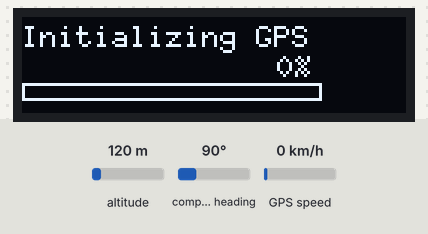
Recording of a sketch running on a simulated ESP32. Parts: 128×32 one-colour display. The test bench sets the inputs (shaded band); at power-on: altitude 120 m, compass heading 90°, GPS speed 0 km/h. The GPS gets a fix after 3 s at 37.7749, -122.4194 with 8 satellites; what the sketch prints to the serial monitor is not drawn.

Above: at 0.1 s.
At 0.7 s:
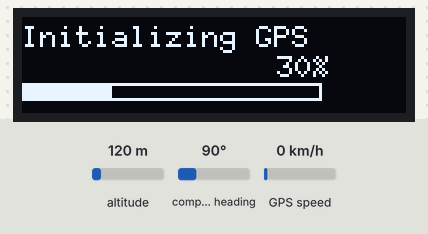
At 1.2 s:
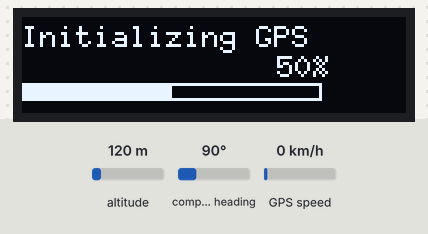
At 1.6 s:
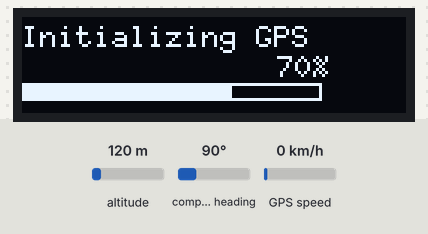
At 2.2 s:
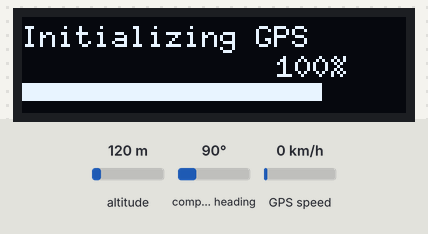
At 5.4 s:
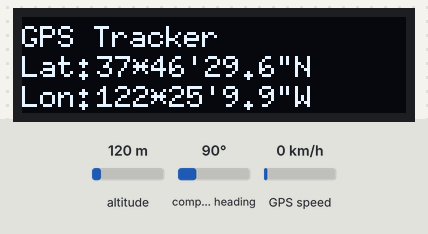

Measured:
- what the display in image 4 shows lasts 3.2 s, from 2.2 s to 5.4 s

The sketch:

GPS_OLED_091.ino
```cpp
// Adafruit Feather ESP32 with GPS FeatherWing and OLED Display
// Display GPS coordinates in DMS format on OLED

// https://cdn-learn.adafruit.com/assets/assets/000/133/601/large1024/wireless_Adafruit_HUZZAH32_ESP32_Feather_Pinout.png?1731518773

/* Pinout

GPS Featherwing sets on top of feather

DSD Tech I2C OLED 0.91 - Feather
GND - GND (GND)
VCC - 3.3V (3V)
SDA - SDA (GPIO 23)
SCL - SCL (GPIO 22)

*/

#include <Wire.h>
#include <U8g2lib.h>
#include <Adafruit_GPS.h>

// OLED Display setup
U8G2_SSD1306_128X32_UNIVISION_F_SW_I2C u8g2(U8G2_R0, /* clock=*/ SCL, /* data=*/ SDA);

// GPS setup
#define GPSSerial Serial1
Adafruit_GPS GPS(&GPSSerial);
#define GPSECHO false

uint32_t timer = millis();
bool gpsDataUpdated = false;

// Function to convert decimal degrees to degrees, minutes, seconds
void convertToDMS(float decimal_degrees, int &degrees, int &minutes, float &seconds) {
  degrees = (int)decimal_degrees;
  float temp = (decimal_degrees - degrees) * 60;
  minutes = (int)temp;
  seconds = (temp - minutes) * 60;
}

// Function to format coordinates as string
String formatCoordinate(float coordinate, char hemisphere) {
  int deg, min;
  float sec;
  convertToDMS(coordinate, deg, min, sec);

  // Use asterisk instead of degree symbol to avoid encoding issues
  String result = String(deg) + "*" + String(min) + "'" + String(sec, 1) + "\"" + String(hemisphere);
  return result;
}

// Function to display GPS data on OLED
void updateDisplay() {
  u8g2.clearBuffer();
  u8g2.setFont(u8g2_font_6x10_tf);

  // First line: Title
  u8g2.drawStr(0, 10, "GPS Tracker");

  if (GPS.fix) {
    // Convert GPS coordinates from DDMM.MMMM to decimal degrees
    float lat_decimal = (int)(GPS.latitude / 100) + ((GPS.latitude - (int)(GPS.latitude / 100) * 100) / 60);
    float lon_decimal = (int)(GPS.longitude / 100) + ((GPS.longitude - (int)(GPS.longitude / 100) * 100) / 60);

    // Format coordinates
    String latStr = formatCoordinate(lat_decimal, GPS.lat);
    String lonStr = formatCoordinate(lon_decimal, GPS.lon);

    // Second line: Latitude
    u8g2.drawStr(0, 20, "Lat:");
    u8g2.drawStr(25, 20, latStr.c_str());

    // Third line: Longitude
    u8g2.drawStr(0, 30, "Lon:");
    u8g2.drawStr(25, 30, lonStr.c_str());

  } else {
    // No GPS fix
    u8g2.drawStr(0, 20, "Searching for");
    u8g2.drawStr(0, 30, "GPS signal...");
  }

  u8g2.sendBuffer();
}

// Loading bar function for startup
void showLoadingBar(int percentage) {
  int barWidth = 100;
  int barHeight = 6;
  int filledWidth = map(percentage, 0, 100, 0, barWidth);

  u8g2.clearBuffer();
  u8g2.setFont(u8g2_font_6x10_tf);

  u8g2.drawStr(0, 10, "Initializing GPS");

  // Draw percentage
  u8g2.setCursor(85, 20);
  u8g2.print(percentage);
  u8g2.print("%");

  // Draw loading bar
  u8g2.drawFrame(0, 22, barWidth, barHeight);
  u8g2.drawBox(0, 22, filledWidth, barHeight);

  u8g2.sendBuffer();
}

void setup() {
  // Initialize display
  u8g2.begin();

  // Initialize serial communication
  Serial.begin(115200);
  Serial.println("GPS OLED Display Starting...");

  // Show loading sequence
  for (int i = 0; i <= 100; i += 10) {
    showLoadingBar(i);
    delay(200);
  }

  // Initialize GPS
  GPS.begin(9600);
  GPS.sendCommand(PMTK_SET_NMEA_OUTPUT_RMCGGA);
  GPS.sendCommand(PMTK_SET_NMEA_UPDATE_1HZ);
  GPS.sendCommand(PGCMD_ANTENNA);

  delay(1000);
  GPSSerial.println(PMTK_Q_RELEASE);

  timer = millis();
  gpsDataUpdated = false;
}

void loop() {
  // Read GPS data
  char c = GPS.read();
  if (GPSECHO && c) Serial.print(c);

  // Process GPS sentences
  if (GPS.newNMEAreceived()) {
    if (GPSECHO) Serial.print(GPS.lastNMEA());
    if (!GPS.parse(GPS.lastNMEA()))
      return;
  }

  // Print to serial every 2 seconds (for debugging)
  if (millis() - timer > 2000) {
    timer = millis();
    gpsDataUpdated = true; // Flag that new data is available

    if (GPS.fix) {
      float lat_decimal = (int)(GPS.latitude / 100) + ((GPS.latitude - (int)(GPS.latitude / 100) * 100) / 60);
      float lon_decimal = (int)(GPS.longitude / 100) + ((GPS.longitude - (int)(GPS.longitude / 100) * 100) / 60);

      Serial.println("GPS Coordinates:");
      Serial.println("Lat: " + formatCoordinate(lat_decimal, GPS.lat));
      Serial.println("Lon: " + formatCoordinate(lon_decimal, GPS.lon));
      Serial.println();
    } else {
      Serial.println("No GPS fix available");
      Serial.println();
    }
  }

  // Update display immediately when new GPS data is available
  if (gpsDataUpdated) {
    gpsDataUpdated = false; // Reset the flag
    updateDisplay();
  }
}
```
